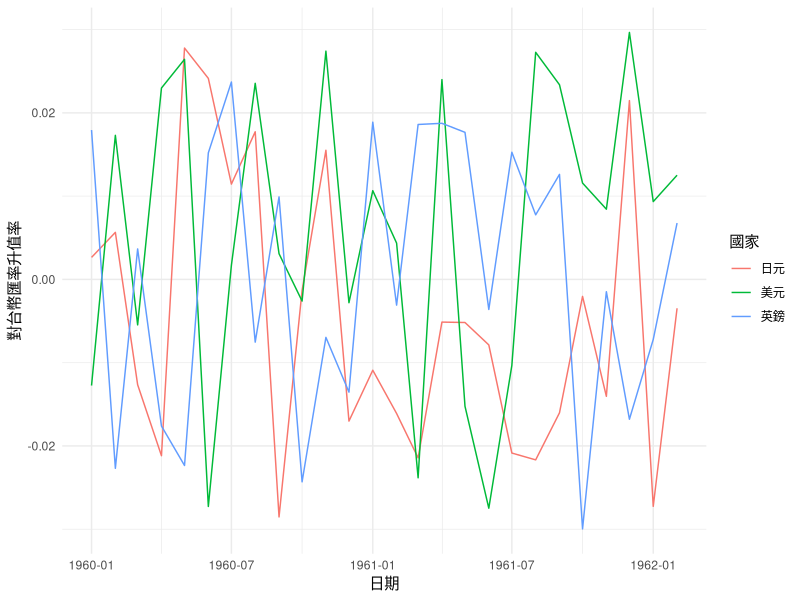

Write the R code that produced this figure. (Note: this script raises an error after producing the figure.)
# 載入需要的套件
library(tidyverse)
library(lubridate)

# 建立日期範圍
date_range <- seq(as.Date("1960-01-01"), as.Date("1962-02-01"), by = "month")

# 建立假設的匯率升值率數據
set.seed(123)
usd_rate <- runif(length(date_range), -0.03, 0.03)
jpy_rate <- runif(length(date_range), -0.03, 0.03)
gbp_rate <- runif(length(date_range), -0.03, 0.03)

# 建立資料框
df <- data.frame(
  Date = rep(date_range, 3),
  Country = factor(rep(c("美元", "日元", "英鎊"), each = length(date_range))),
  Rate = c(usd_rate, jpy_rate, gbp_rate)
)

# 使用ggplot2繪製折線圖
ggplot(df, aes(x = Date, y = Rate, color = Country)) +
  geom_line() +
  labs(x = "日期", y = "對台幣匯率升值率", color = "國家") +
  theme_minimal()


# 引入資料----
library(readr)
BP01M01 <- read_csv("BP01M01.csv")
View(exchangeRate_real)

# 轉換日期格式(老師)----
exchangeRate_real <- exchangeRate_real %>%
  tidyr::separate(期間, into = c("year", "month"), sep = "M", remove = FALSE) %>%
  mutate(date = as.Date(paste(year, month, "01", sep = "-"), format = "%Y-%m-%d"))

head(exchangeRate_real)

library(dplyr)

# 計算新台幣對美元的匯率
ntd_usd_rate <- exchangeRate_real$`新台幣NTD/USD`

# 計算其他貨幣的匯率，對新台幣的匯率，並儲存到新的欄位
exchangeRate_real <- exchangeRate_real %>%
  mutate(`日圓` = ntd_usd_rate / `日圓JPY/USD`,
         `英鎊` = ntd_usd_rate / (1/`英鎊USD/GBP`),
         `港幣` = ntd_usd_rate / `港幣HKD/USD`,
         `韓元` = ntd_usd_rate / `韓元KRW/USD`,
         `美元` = ntd_usd_rate) %>%
  select(date,`日圓`:`美元`)



# 計算匯率成長率
exchangeRate_real <- exchangeRate_real %>%
  arrange(期間) %>%
  mutate(across(c("日圓", "英鎊", "港幣", "韓元", "美元"), 
                ~( . - lag(.) ) / lag(.), 
                .names = "成長率_{.col}"))

head(exchangeRate_real)
